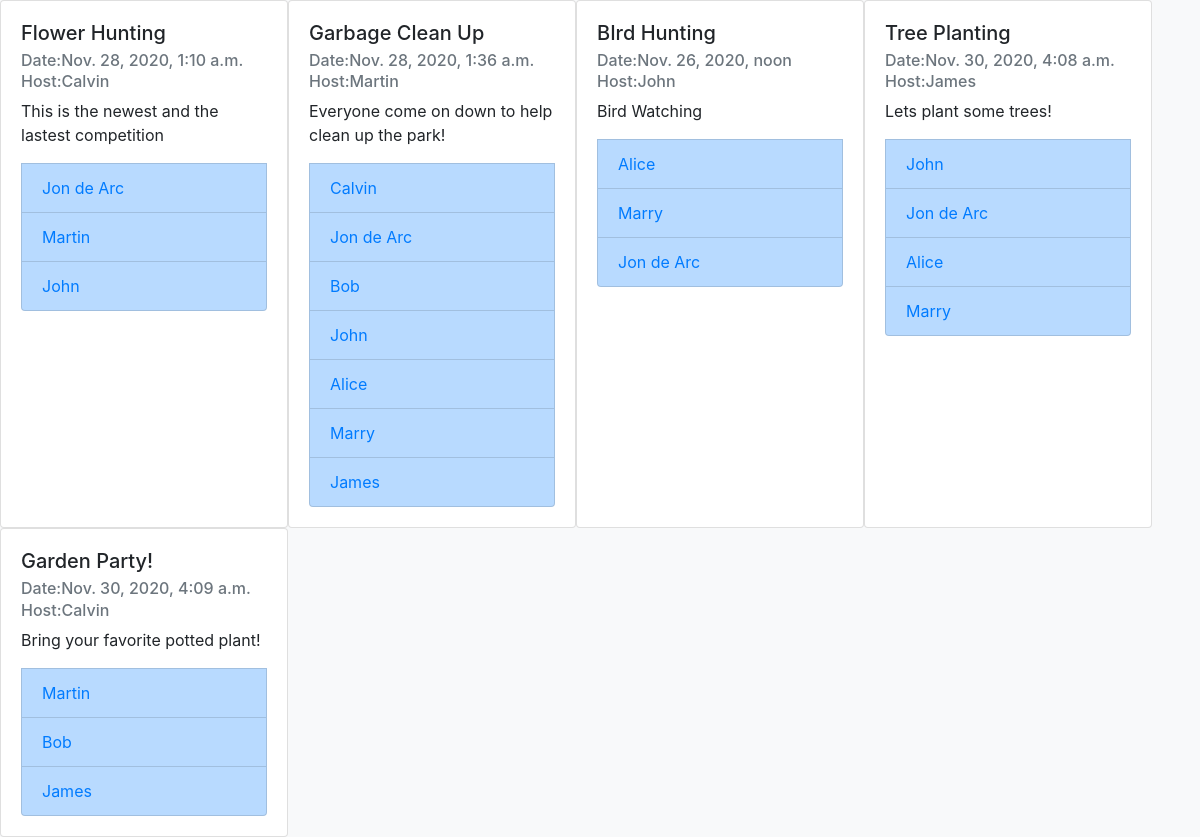
Screenshot of /events/ with the database file from the repository.
### natureBaseGUI/models.py (models this page shows, shortened)
class Event(models.Model):
    eventId = models.AutoField(primary_key=True)
    title = models.CharField(max_length=255)
    eventDate = models.DateTimeField()
    eventDescription = models.CharField(max_length=255)
    hostedby = models.ForeignKey(UserAccount, on_delete=models.CASCADE)

class UserAccount(models.Model):
    userId = models.AutoField(primary_key=True)
    username = models.CharField(max_length=32)
    password = models.CharField(max_length=255)
    lastUpdated = models.DateTimeField()

### natureBaseGUI/views.py (the view)
# urls.py: path('events/',views.showAllEvents,name='events'),
def showAllEvents(request):
    events = Event.objects.all()
    displayInfo = []
    for event in events:
        eventId = event.eventId
        attendees = Attends.objects.filter(eventId = eventId)
        personAttendees = [x.personId for x in attendees]
        displayInfo.append( (event,personAttendees) )
    context = {
        'events': displayInfo,
    }
    return render(request, 'event.html', context)

### natureBaseGUI/templates/event.html (shortened to what this page needs)
<!DOCTYPE html>
<html lang="en">
<head>
<link rel="stylesheet" href="https://stackpath.bootstrapcdn.com/bootstrap/4.3.1/css/bootstrap.min.css">
</head>
<body>
    <div class="d-flex flex-wrap bg-light">
    {% for event in events %}
    <div class="card" style="width: 18rem;">
        <div class="card-body">
          <h5 class="card-title">{{event.0.title}}</h5>
          <h6 class="card-subtitle mb-2 text-muted">Date:{{event.0.eventDate}}</h6>
          <h6 class="card-subtitle mb-2 text-muted">Host:{{event.0.hostedby.username}}</h6>
          <p class="card-text">{{event.0.eventDescription}}</p>
          {% for person in event.1 %}
            <li class="list-group-item list-group-item-primary"><a href="/user/{{ person.userId }}/">{{person.username}}</a></li>
          {% endfor %}
        </div>
      </div>
    {% endfor %}
</div>
</body>
</html>

### rows the page displays
Event: title "Flower Hunting", eventDate "Nov. 28, 2020, 1:10 a.m.", hostedby.username "Calvin", eventDescription "This is the newest and the lastest competition"
UserAccount: username "Jon de Arc"
UserAccount: username "Martin"
UserAccount: username "John"
Event: title "Garbage Clean Up", eventDate "Nov. 28, 2020, 1:36 a.m.", hostedby.username "Martin", eventDescription "Everyone come on down to help clean up the park!"
UserAccount: username "Calvin"
UserAccount: username "Bob"
UserAccount: username "Alice"
UserAccount: username "Marry"
UserAccount: username "James"
Event: title "BIrd Hunting", eventDate "Nov. 26, 2020, noon", hostedby.username "John", eventDescription "Bird Watching"
Event: title "Tree Planting", eventDate "Nov. 30, 2020, 4:08 a.m.", hostedby.username "James", eventDescription "Lets plant some trees!"
Event: title "Garden Party!", eventDate "Nov. 30, 2020, 4:09 a.m.", hostedby.username "Calvin", eventDescription "Bring your favorite potted plant!"
